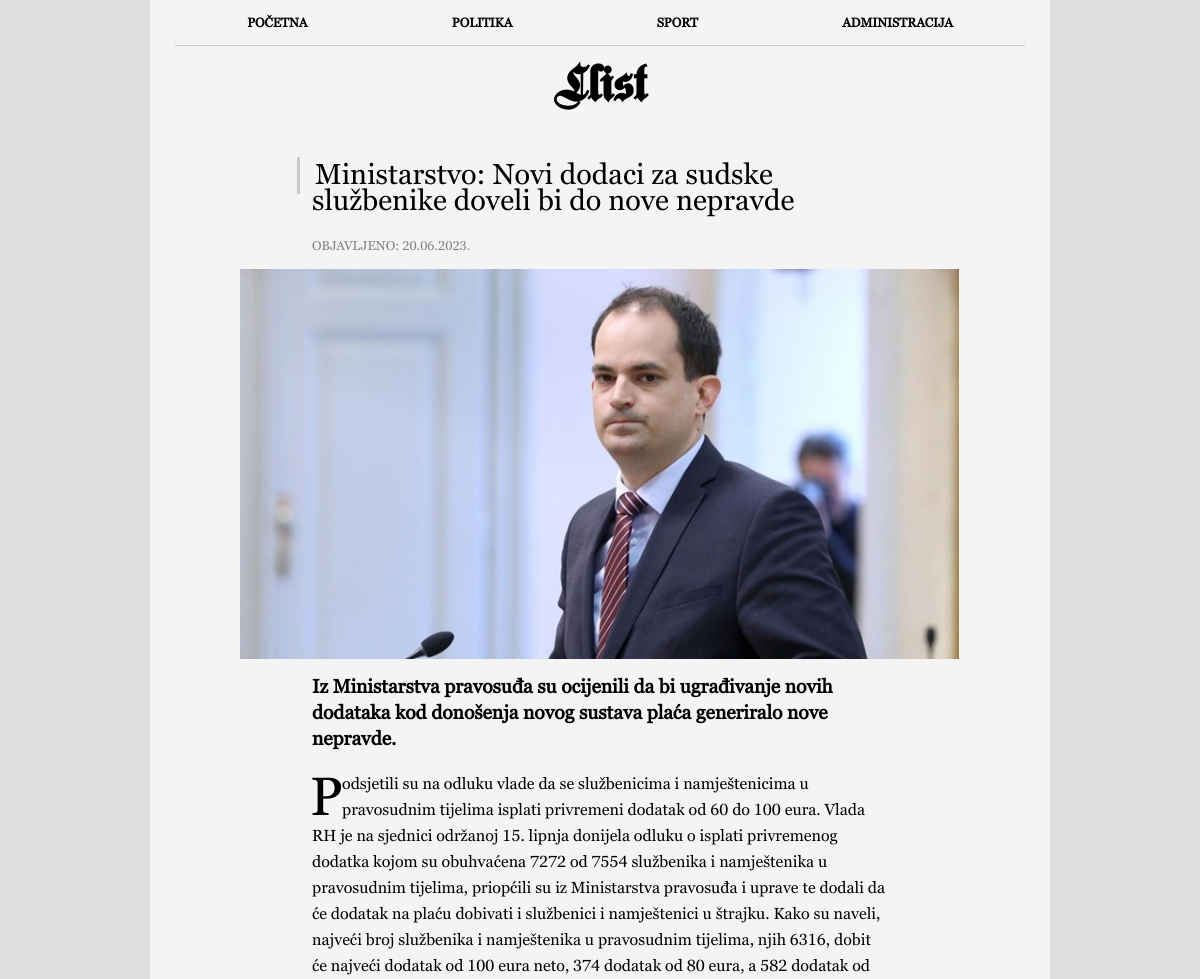
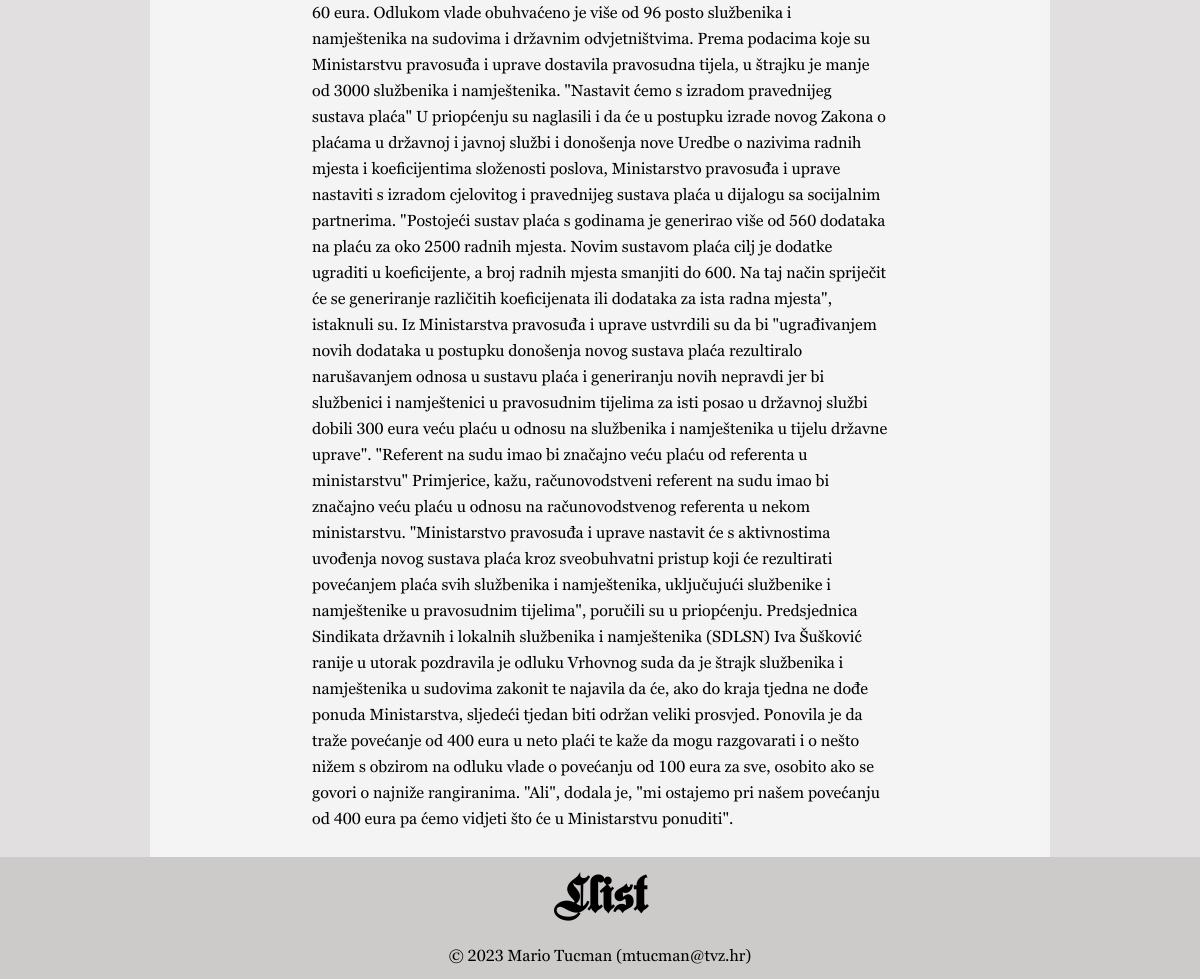
/clanak.php?clanak=4, run on the app's committed database (2 pictures, top to bottom).
### tables this page shows
CREATE TABLE `vijesti` (
  `id` int(11) NOT NULL,
  `naslov` varchar(100) NOT NULL,
  `podnaslov` varchar(50) NOT NULL,
  `sazetak` varchar(255) NOT NULL,
  `tekst` text NOT NULL,
  `slika` varchar(64) NOT NULL,
  `kategorija` varchar(64) NOT NULL,
  `arhiva` tinyint(1) NOT NULL,
  `datum` varchar(32) NOT NULL
);

### clanak.php (the view, shortened to what this page needs)
<?php
include 'connect.php';
$clanak = $_GET["clanak"];
?>
<!DOCTYPE html>
<html lang="hr">
<head>
  <link rel="stylesheet" type="text/css" href="style.css" />
</head>
<body>
  <div class="main">
    <nav class="navigation">
      <ul>
        <li><a href="index.php">POČETNA</a></li>
        <li><a href="kategorija.php?kategorija=politika">POLITIKA</a></li>
        <li><a href="kategorija.php?kategorija=sport">SPORT</a></li>
        <li><a href="administracija.php">ADMINISTRACIJA</a></li>
      </ul>
    </nav>
    <header>
      <h1 class="header1">Llist</h1>
    </header>
    <?php
    $query = "SELECT * FROM vijesti WHERE id=$clanak";
    $result = mysqli_query($dbc, $query);
    while ($row = mysqli_fetch_array($result)) {
      echo '<section class="clanak" role="main">';
      echo '<div class="row">';
      echo '<h2 class="clanak-naslov"><div class="clanak-rectangle"></div>' . $row["naslov"] . '</h2>';
      echo '<p class="clanak-datum">Objavljeno: ' . $row["datum"] . '</p>';
      echo '</div>';
      echo '<section class="clanak-slika">';
      echo '<img src="' . UPLPATH . $row['slika'] . '">';
      echo '</section>';
      echo '<section class="clanak-sazetak">';
      echo '<p>' . $row["sazetak"] . '</p>';
      echo '</section>';
      echo '<section class="clanak-tekst">';
      echo '<p class="p-tekst">' . $row["tekst"] . '</p>';
      echo '</section>';
      echo '</section>';
      break;
    }
    ?>
  </div>
  <footer>
    <h1 class="header1">Llist</h1>
    <p class="credits">© 2023 Mario Tucman (mtucman@tvz.hr)</p>
  </footer>
</body>
</html>

### style.css (style rules this page uses)
* { box-sizing: border-box; margin: 0; padding: 0; font-family: "Georgia Pro Regular", "Helvetica", "Arial"; }
body { background-color: #e1dfdf; }
header { margin-bottom: 15px; }
p, h1, h2, h3 { line-height: 26px; }
a { text-decoration: none; color: black; }
.main { margin: auto; min-height: 87.5vh; max-width: 75%; background-color: #f5f4f4; }
img { width: 100%; object-fit: cover; }
.header1 { padding: 25px; text-align: center; font-size: 3em; font-family: "Fette Kanzlei", "Helvetica", "Arial"; }
.credits { padding: 10px; font-size: 1em; text-align: center; }
.navigation ul { list-style: none; margin: 0px 25px; display: flex; justify-content: space-between; padding: 0; border-bottom: #cdcaca 1px solid; }
.navigation ul li { flex-grow: 1; }
.navigation ul li a { display: block; text-decoration: none; font-weight: bold; font-size: 0.8em; padding: 15px 0; text-align: center; color: black; }
footer { background-color: #cdcaca; }
.clanak { margin: 0px 10%; text-align: left; }
.clanak-rectangle { height: 1.3em; width: 3px; background-color: #cdcaca; display: inline-block; position: relative; top: 10px; right: 15px; }
.clanak-naslov, .clanak-datum, .clanak-sazetak, .clanak-tekst { padding: 10px 10%; }
.clanak-naslov { font-size: 1.8em; font-weight: normal; }
.clanak-datum { font-size: 0.8em; text-transform: uppercase; color: gray; }
.clanak-slika { padding: 0; width: 100%; margin: auto; }
.clanak-sazetak { font-size: 1.2em; font-weight: bold; }
.clanak-tekst { padding-bottom: 25px; }
.clanak-tekst::first-letter { font-size: 2.5em; initial-letter: 2; }

### data on the page
vijesti: naslov "Ministarstvo: Novi dodaci za sudske službenike doveli bi do nove nepravde", datum "20.06.2023.", slika (picture), sazetak "Iz Ministarstva pravosuđa su ocijenili da bi ugrađivanje novih dodataka kod donošenja novog sustava plaća generiralo nove nepravde.", tekst "Podsjetili su na odluku vlade da se službenicima i namještenicima u pravosudnim tijelima isplati privremeni dodatak od 60 do 100 eura. Vlada RH je na sjednici održanoj 15. lipnja donijela odluku o isplati privremenog dodatka kojom su obuhvaćena 7272 od 7554 službenika i namještenika u pravosudnim tijelima, priopćili su iz Ministarstva pravosuđa i uprave te dodali da će dodatak na plaću dobivati i službenici i namještenici u štrajku. Kako su naveli, najveći broj službenika i namještenika u pravosudnim tijelima, njih 6316, dobit će najveći dodatak od 100 eura neto, 374 dodatak od 80 eura, a 582 dodatak od 60 eura. Odlukom vlade obuhvaćeno je više od 96 posto službenika i namještenika na…"
